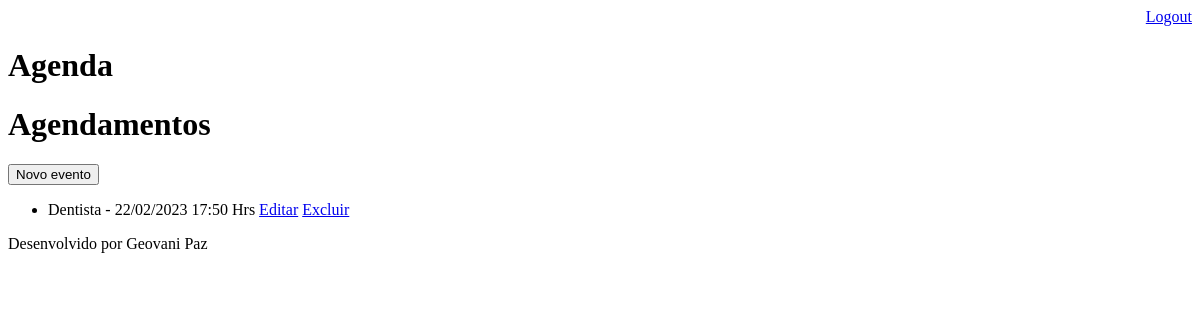
Page /agenda/ (signed in) on the earlier database version.
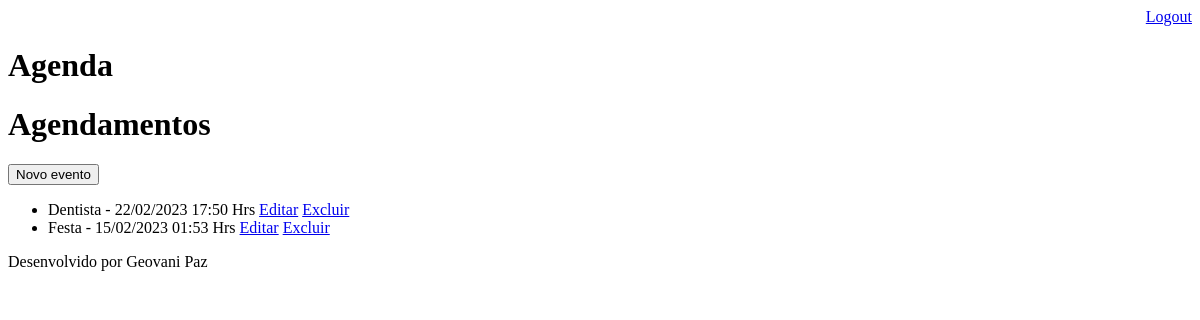
Same page on the later database version.
### core/models.py (models this page shows, shortened)
class Evento(models.Model):
    titulo = models.CharField(max_length=100)
    desricao = models.TextField(blank=True, null=True)
    data_evento = models.DateTimeField(verbose_name="data do evento", null=True)
    data_criacao = models.DateTimeField(auto_now=True)
    usuario = models.ForeignKey(User, on_delete=models.CASCADE)
    class Meta:
        db_table = 'evento'
    def get_data_evento(self):
        return self.data_evento.strftime('%d/%m/%Y %H:%M Hrs')

### core/views.py (the view)
# urls.py: path('agenda/', views.lista_eventos),
@login_required(login_url='/login/')
def lista_eventos(request):
    usuario = request.user
    eventos = Evento.objects.filter(usuario=usuario)
    resposta = {'eventos':eventos}
    return render(request,'agenda.html', resposta)

### templates/agenda.html
{% extends 'model-page.html' %}
{% block content %}
    <h1>Agendamentos</h1>
    <a href="evento">
        <button type="button">Novo evento</button>
    </a>
    <ul>
        {% for evento in eventos %}
            <li>
                {{evento.titulo}} - {{evento.get_data_evento}}
                <a href="evento/?id={{evento.id}}">Editar</a>
                <a href="/delete/{{evento.id}}">Excluir</a>
            </li>
        {% endfor %}
    </ul>
{% endblock %}

Differences in the rows shown:
added Evento: titulo "Festa", get_data_evento "15/02/2023 01:53 Hrs"
